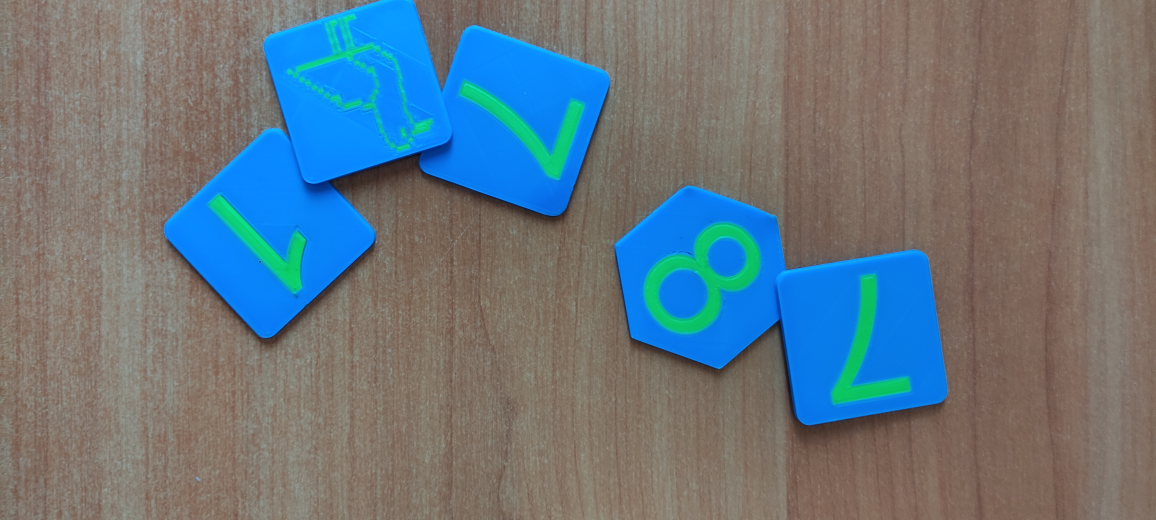
#> input picture dataset/1695128011374.jpg, 4624 x 2080 px (shown at 1/4 size); its folder holds only this picture in this run
$ python main.py   (older library calls are emulated)
#> lines starting #> are read from the running program, lines starting #| are printed output that depends on the picture; after the words box and inside, x2 and y2 are one past the last pixel; in counts of white or black regions, pixels touching at a corner belong together
import os
import glob
import threading
import sys
import numpy as np
import cv2
import matplotlib.pyplot as plt
from scipy.ndimage import binary_fill_holes

sys.setrecursionlimit(1000000)

MAX_KMEANS_ITERATIONS = 100

###

def custom_rgb_to_gray(rgb_img):
    r = rgb_img[:, :, 0].astype(np.float32)
    g = rgb_img[:, :, 1].astype(np.float32)
    b = rgb_img[:, :, 2].astype(np.float32)
    gray = 0.30 * r + 0.59 * g + 0.11 * b
    return np.clip(gray, 0, 255).astype(np.uint8)

def custom_filter(img, kernel):
    h, w = img.shape
    kh, kw = kernel.shape
    pad_h = kh // 2
    pad_w = kw // 2

    padded = np.pad(img, ((pad_h, pad_h), (pad_w, pad_w)), mode='reflect').astype(np.float32)
    output = np.zeros((h, w), dtype=np.float32)

    for i in range(kh):
        for j in range(kw):
            output += padded[i:i + h, j:j + w] * kernel[i, j]

    return np.clip(output, 0, 255).astype(np.uint8)

###

def custom_fill(img, labels, x, y, L):
    if labels[y, x] == 0 and img[y, x] == 1:
        labels[y, x] = L
        h, w = img.shape
        if x > 0:
            custom_fill(img, labels, x - 1, y, L)
        if x < w - 1:
            custom_fill(img, labels, x + 1, y, L)
        if y > 0:
            custom_fill(img, labels, x, y - 1, L)
        if y < h - 1:
            custom_fill(img, labels, x, y + 1, L)

def custom_labeling(binary_img):
    img_bin = (binary_img > 0).astype(np.uint8)
    h, w = img_bin.shape
    labels = np.zeros((h, w), dtype=np.int32)

    L = 1
    for y in range(h):
        for x in range(w):
            if labels[y, x] == 0 and img_bin[y, x] == 1:
                custom_fill(img_bin, labels, x, y, L)
                L += 1
    return labels

def custom_kmeans(data, k):
    np.random.seed(676767)
    n_samples, n_features = data.shape

    idx = np.random.choice(n_samples, k, replace=False)
    centroids = data[idx].copy()
    labels = np.zeros(n_samples, dtype=np.int32)

    distances = None
    for _ in range(MAX_KMEANS_ITERATIONS):
        distances = np.linalg.norm(data[:, np.newaxis] - centroids, axis=2)
        new_labels = np.argmin(distances, axis=1)

        if np.array_equal(labels, new_labels):
            break
        labels = new_labels

        for j in range(k):
            points = data[labels == j]
            if len(points) > 0:
                centroids[j] = np.mean(points, axis=0)
            else:
                centroids[j] = data[np.random.choice(n_samples)]

    compactness = float(np.sum(np.min(distances, axis=1) ** 2))
    return compactness, labels.reshape(-1, 1), centroids

def feature_area(mask):
    return int(np.count_nonzero(mask))

def feature_perimeter(mask):
    p = np.pad(mask, 1, constant_values=False)
    neighbor_is_bg = (
            ~p[:-2, 1:-1] |  # верх
            ~p[2:, 1:-1] |   # низ
            ~p[1:-1, :-2] |  # лево
            ~p[1:-1, 2:]     # право
    )
    return int(np.count_nonzero(mask & neighbor_is_bg))

def feature_centroid(mask):
    ys, xs = np.where(mask)
    cx = float(np.mean(xs))
    cy = float(np.mean(ys))
    return cx, cy

def cluster_features(features, k, method='custom'):
    n = len(features)
    if n < 2:
        return np.zeros(n, dtype=np.int32)

    mean = np.mean(features, axis=0)
    std = np.std(features, axis=0)
    std[std == 0] = 1.0
    normalized = (features - mean) / std

    actual_k = min(k, n)
    if actual_k < 2:
        return np.zeros(n, dtype=np.int32)

    if method == 'custom':
        _, labels, _ = custom_kmeans(normalized, actual_k)
    else:
        criteria = (cv2.TERM_CRITERIA_EPS + cv2.TERM_CRITERIA_MAX_ITER, 100, 0.2)
        _, labels, _ = cv2.kmeans(normalized, actual_k, None, criteria, 10, cv2.KMEANS_RANDOM_CENTERS)
    return labels.flatten()

def render_clusters(rgb, object_masks, labels):
    colors = [(0, 0, 255), (0, 255, 0), (255, 0, 0)]
    img = np.zeros_like(rgb)

    for i, mask in enumerate(object_masks):
        label = int(labels[i]) if i < len(labels) else 0
        img[mask] = colors[label % 3]

    return img

def custom_hsv_threshold(rgb_img):
    hsv = cv2.cvtColor(rgb_img, cv2.COLOR_RGB2HSV)
    hue = hsv[:, :, 0]
    sat = hsv[:, :, 1]
    val = hsv[:, :, 2]

    mask = (hue >= 35) & (hue <= 91) & (sat > 40) & (val > 40)  # цифры

    return mask.astype(np.uint8) * 255

def extract_features_and_cluster(cleaned):
    binary_mask = custom_hsv_threshold(cleaned)

    processed_mask = cv2.dilate(binary_mask, cv2.getStructuringElement(cv2.MORPH_ELLIPSE, (5, 5)), iterations=1)

    _, labels_cc, stats, _ = cv2.connectedComponentsWithStats(processed_mask, connectivity=8)
    min_area = (cleaned.shape[0] * cleaned.shape[1]) * 0.002
    keep = np.where(stats[:, cv2.CC_STAT_AREA] >= min_area)[0]
    keep = keep[keep != 0]
    processed_mask = np.isin(labels_cc, keep).astype(np.uint8) * 255

    labels_img = custom_labeling(processed_mask)
    unique_labels = np.unique(labels_img)

    features_list = []
    object_masks = []

    for L in unique_labels:
        if L == 0:
            continue
        obj_mask = (labels_img == L)

        obj_mask = binary_fill_holes(obj_mask)

        area = feature_area(obj_mask)
        perimeter = feature_perimeter(obj_mask)
        centroid_x, centroid_y = feature_centroid(obj_mask)
        compactness = (perimeter ** 2) / area if area > 0 else 0

        features_list.append([area, perimeter, centroid_x, centroid_y, compactness])

        object_masks.append(obj_mask)

    if len(object_masks) == 0:
        empty = np.zeros_like(cleaned)
        return binary_mask, processed_mask, empty, empty, "No objects found", []


    features = np.array(features_list, dtype=np.float32)

    labels_custom = cluster_features(features, 3, method='custom')
    labels_lib = cluster_features(features, 3, method='lib')

    clustered_custom = render_clusters(cleaned, object_masks, labels_custom)
    clustered_lib = render_clusters(cleaned, object_masks, labels_lib)

    features_str = "Object Features:\n"
    features_str += (f"{'No':<3} {'Area':<7} {'Perim':<7} {'C_x':<7} {'C_y':<7}"
                     f"{'Comp':<7} {'C_cust':<7} {'C_lib':<7}\n")
    features_str += "-" * 57 + "\n"

    for i in range(len(object_masks)):
        f = features[i]
        lc = int(labels_custom[i]) if i < len(labels_custom) else 0
        ll = int(labels_lib[i]) if i < len(labels_lib) else 0
        features_str += (f"{i + 1:<3} {f[0]:<7.0f} {f[1]:<7.0f} {f[2]:<7.1f} {f[3]:<7.1f}"
                         f"{f[4]:<7.2f} {lc:<7} {ll:<7}\n")

    return binary_mask, processed_mask, clustered_custom, clustered_lib, features_str, object_masks

###

def rotate_bound(img, angle, interp=cv2.INTER_LINEAR):
    h, w = img.shape[:2]
    center = (w / 2.0, h / 2.0)
    M = cv2.getRotationMatrix2D(center, angle, 1.0)
    cos, sin = abs(M[0, 0]), abs(M[0, 1])
    nw, nh = int(h * sin + w * cos) + 1, int(h * cos + w * sin) + 1
    M[0, 2] += nw / 2.0 - center[0]
    M[1, 2] += nh / 2.0 - center[1]
    return cv2.warpAffine(img, M, (nw, nh), flags=interp, borderValue=0)


def principal_axis_angle(mask):
    ys, xs = np.nonzero(mask)
    pts = np.column_stack([xs, ys]).astype(np.float64)
    pts -= pts.mean(axis=0)
    eigvals, eigvecs = np.linalg.eigh(np.cov(pts.T))
    vx, vy = eigvecs[:, np.argmax(eigvals)]
    return float(np.degrees(np.arctan2(vy, vx)))


def align_object(rgb, mask, tight_mask, pad=4):
    ys, xs = np.nonzero(tight_mask)
    if len(ys) == 0:
        return np.zeros((10, 10, 3), dtype=np.uint8)

    y0, y1 = max(ys.min() - pad, 0), ys.max() + pad + 1
    x0, x1 = max(xs.min() - pad, 0), xs.max() + pad + 1

    m = mask[y0:y1, x0:x1].astype(np.uint8) * 255
    t = tight_mask[y0:y1, x0:x1].astype(np.uint8) * 255
    color = rgb[y0:y1, x0:x1].copy()

    angle = principal_axis_angle(mask) - 90.0

    t_rot = rotate_bound(t, angle) > 127
    c_rot = rotate_bound(color, angle)

    c_rot[~t_rot] = 0

    ys2, xs2 = np.nonzero(t_rot)
    if len(ys2) == 0:
        return np.zeros((10, 10, 3), dtype=np.uint8)
    c_rot = c_rot[ys2.min():ys2.max() + 1, xs2.min():xs2.max() + 1]

    if c_rot.shape[1] > c_rot.shape[0]:
        c_rot = cv2.rotate(c_rot, cv2.ROTATE_90_COUNTERCLOCKWISE)

    return c_rot


def make_montage(images, gap=15):
    if not images:
        return np.zeros((10, 10, 3), np.uint8)

    max_h = max(im.shape[0] for im in images)

    tiles = []
    for im in images:
        h, w = im.shape[:2]

        pad_top = (max_h - h) // 2
        pad_bottom = max_h - h - pad_top

        padded = np.pad(im, ((pad_top, pad_bottom), (0, 0), (0, 0)), mode='constant', constant_values=0)
        tiles.append(padded)

        tiles.append(np.zeros((max_h, gap, 3), np.uint8))

    return np.hstack(tiles[:-1])


def rotate_figures(cleaned, object_masks, binary_mask, gap=15):
    aligned_images = []
    for mask in object_masks:
        tight_mask = mask & (binary_mask > 0)
        if np.count_nonzero(tight_mask) == 0:
            tight_mask = mask

        aligned = align_object(cleaned, mask, tight_mask)
        if aligned.size > 0 and np.count_nonzero(aligned) > 0:
            aligned_images.append(aligned)

    return make_montage(aligned_images, gap=gap)

###

def process_pipeline(img_path):
    bgr = cv2.imread(img_path)
    if bgr is None:
        raise FileNotFoundError(f"Could not load image at path: {img_path}")

    if bgr.shape[0] > bgr.shape[1]:
        bgr = cv2.rotate(bgr, cv2.ROTATE_90_CLOCKWISE)

    max_dim = 1400
    h, w = bgr.shape[:2]
    if max(h, w) > max_dim:
        scale = max_dim / float(max(h, w))
        bgr = cv2.resize(bgr, (int(w * scale), int(h * scale)), interpolation=cv2.INTER_AREA)

    rgb = cv2.cvtColor(bgr, cv2.COLOR_BGR2RGB)

    gaussian_kernel_3x3 = np.array([
        [1, 2, 1],
        [2, 4, 2],
        [1, 2, 1]
    ], dtype=np.float32) / 16.0

    gray_custom = custom_rgb_to_gray(rgb)
    blurred_custom = custom_filter(gray_custom, gaussian_kernel_3x3)

    gray_lib = cv2.cvtColor(rgb, cv2.COLOR_RGB2GRAY)
    blurred_lib = cv2.filter2D(gray_lib, -1, gaussian_kernel_3x3, borderType=cv2.BORDER_REFLECT)

    gray_mae = float(np.mean(np.abs(gray_custom.astype(np.float32) - gray_lib.astype(np.float32))))
    blur_mae = float(np.mean(np.abs(blurred_custom.astype(np.float32) - blurred_lib.astype(np.float32))))

    diff_map = np.abs(gray_custom.astype(np.float32) - blurred_custom.astype(np.float32))
    diff_denoised = np.maximum(diff_map - 2.0, 0.0)
    diff_normalized = np.clip((diff_denoised / 8.0) * 255.0, 0, 255).astype(np.uint8)

    grad_x = cv2.Sobel(blurred_custom, cv2.CV_32F, 1, 0, ksize=3)
    grad_y = cv2.Sobel(blurred_custom, cv2.CV_32F, 0, 1, ksize=3)
    edges = cv2.magnitude(grad_x, grad_y)
    edges = np.clip(edges, 0, 255).astype(np.uint8)

    hsv = cv2.cvtColor(bgr, cv2.COLOR_BGR2HSV)
    hue = hsv[:, :, 0]
    sat = hsv[:, :, 1]
    val = hsv[:, :, 2]

    foreground_seed = (hue >= 35) & (hue <= 135) & (sat > 45) & (val > 40)
    raw_mask = foreground_seed.astype(np.uint8) * 255

    close_kernel = cv2.getStructuringElement(cv2.MORPH_RECT, (5, 5))
    closed = cv2.morphologyEx(raw_mask, cv2.MORPH_CLOSE, close_kernel)

    open_kernel = cv2.getStructuringElement(cv2.MORPH_ELLIPSE, (5, 5))
    opened = cv2.morphologyEx(closed, cv2.MORPH_OPEN, open_kernel)

    contours, _ = cv2.findContours(opened, cv2.RETR_EXTERNAL, cv2.CHAIN_APPROX_SIMPLE)
    final_mask = np.zeros_like(opened)
    min_area = (rgb.shape[0] * rgb.shape[1]) * 0.004

    for cnt in contours:
        if cv2.contourArea(cnt) > min_area:
            cv2.drawContours(final_mask, [cnt], -1, 255, thickness=cv2.FILLED)

    cleaned = cv2.bitwise_and(rgb, rgb, mask=final_mask)

    binary_mask, processed_mask, clustered_custom, clustered_lib, features_str, object_masks = extract_features_and_cluster(cleaned)

    aligned_montage = rotate_figures(cleaned, object_masks, binary_mask)

    return {
        "rgb": rgb,
        "gray": gray_custom,
        "blurred": blurred_custom,
        "diff_map": diff_normalized,
        "edges": edges,
        "cleaned": cleaned,
        "gray_mae": gray_mae,
        "blur_mae": blur_mae,
        "binary_mask": binary_mask,
        "processed_mask": processed_mask,
        "clustered_custom": clustered_custom,
        "clustered_lib": clustered_lib,
        "features_str": features_str,
        "aligned_montage": aligned_montage,
    }

###

class DatasetViewer:
    def __init__(self, image_paths):
        self.image_paths = sorted(image_paths)
        self.current_idx = 0
        self.cache = {}
        self.stop_worker = False

        # 2x4 = 8 слотов
        self.fig, self.axes = plt.subplots(2, 4, figsize=(20, 12))
        self.fig.canvas.mpl_connect('key_press_event', self.on_key)

        first_path = self.image_paths[0]
        self.cache[first_path] = process_pipeline(first_path)
#> in process_pipeline, bgr is the input picture: shape (2080, 4624, 3); mean B, G, R 126.6, 118.5, 104.3
#> in custom_rgb_to_gray, `gray = 0.30 * r + 0.59 * g + 0.11 * b`:
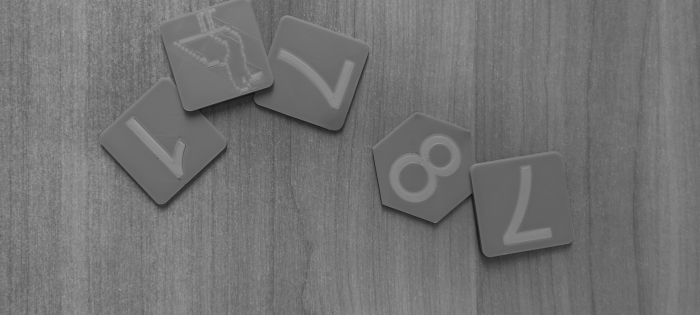
#> gray: shape (629, 1400) float32 (shown at 1/2 size); min 11.6, max 177.5, mean 115.1
#> in process_pipeline, `gray_mae = float(np.mean(np.abs(gray_custom.astype(np.float32) - gray_..`: gray_mae = 0.518
#> in process_pipeline, `blur_mae = float(np.mean(np.abs(blurred_custom.astype(np.float32) - bl..`: blur_mae = 0.986
#> in process_pipeline, `foreground_seed = (hue >= 35) & (hue <= 135) & (sat > 45) & (val > 40)`:
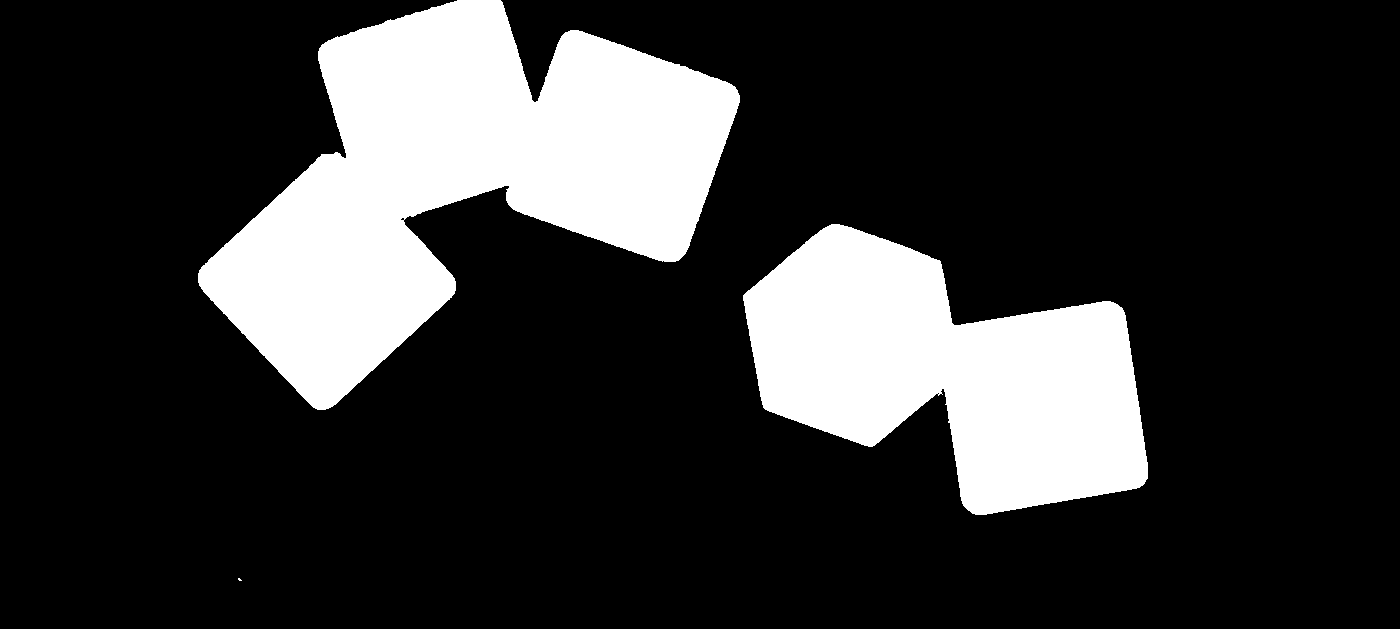
#> foreground_seed: shape (629, 1400) bool; 20.2% white; 3 white regions (1 under 20 px), largest, box (x1, y1, x2, y2) and area: (198, 0, 740, 410) 107622, (743, 224, 1148, 515) 70026
#> in process_pipeline, `contours, _ = cv2.findContours(opened, cv2.RETR_EXTERNAL, cv2.CHAIN_AP..`: contours = 2 contours; box (x1, y1, x2, y2) and area: (198, 0, 740, 410) 106870, (743, 224, 1148, 515) 69450
#> the loop in process_pipeline, `for cnt in contours:` made 2 passes
#> in extract_features_and_cluster, `_, labels_cc, stats, _ = cv2.connectedComponentsWithStats(processed_ma..`:
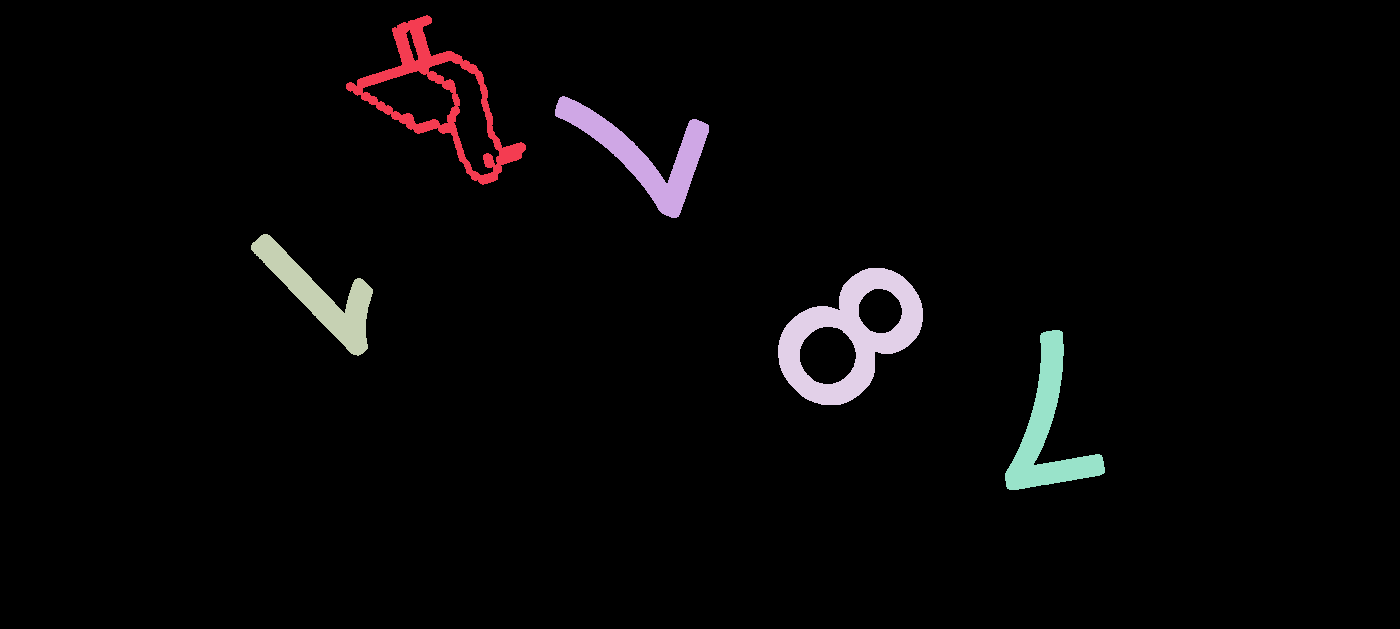
#> labels_cc: shape (629, 1400) int32; 6 distinct labels, from 0 to 5; one colour per label, 0 black
#> in extract_features_and_cluster, `_, labels_cc, stats, _ = cv2.connectedComponentsWithStats(processed_ma..`: stats = [[0, 0, 1400, 629, 851102], [346, 15, 180, 170, 5749], [555, 96, 154, 122, 5338], [251, 234, 122, 122, 4525], [778, 268, 145, 137, 8614], [1005, 330, 100, 160, 5272]]
#> in extract_features_and_cluster, `keep = np.where(stats[:, cv2.CC_STAT_AREA] >= min_area)[0]`: keep = [0, 1, 2, 3, 4, 5]
#> in extract_features_and_cluster, `keep = keep[keep != 0]`: keep = [1, 2, 3, 4, 5]
#> after the loop in custom_labeling, `for y in range(h):`: L = 6
#> in extract_features_and_cluster, `unique_labels = np.unique(labels_img)`: unique_labels = [0, 1, 2, 3, 4, 5]
#> the loop in extract_features_and_cluster, `for L in unique_labels:` made 6 passes
#> (area, perimeter, cx in feature_centroid, cy in feature_centroid, centroid_x, centroid_y, compactness) on passes 2 to 6: (11641, 583, 439.6, 100.6, 439.6, 100.6, 29.2), (5338, 441, 642.5, 154.1, 642.5, 154.1, 36.43), (4525, 336, 320.1, 295.8, 320.1, 295.8, 24.95), (12558, 410, 849.2, 336.3, 849.2, 336.3, 13.39), (5272, 490, 1047.4, 428.5, 1047.4, 428.5, 45.54)
#> pass 2, in extract_features_and_cluster, `obj_mask = (labels_img == L)`:
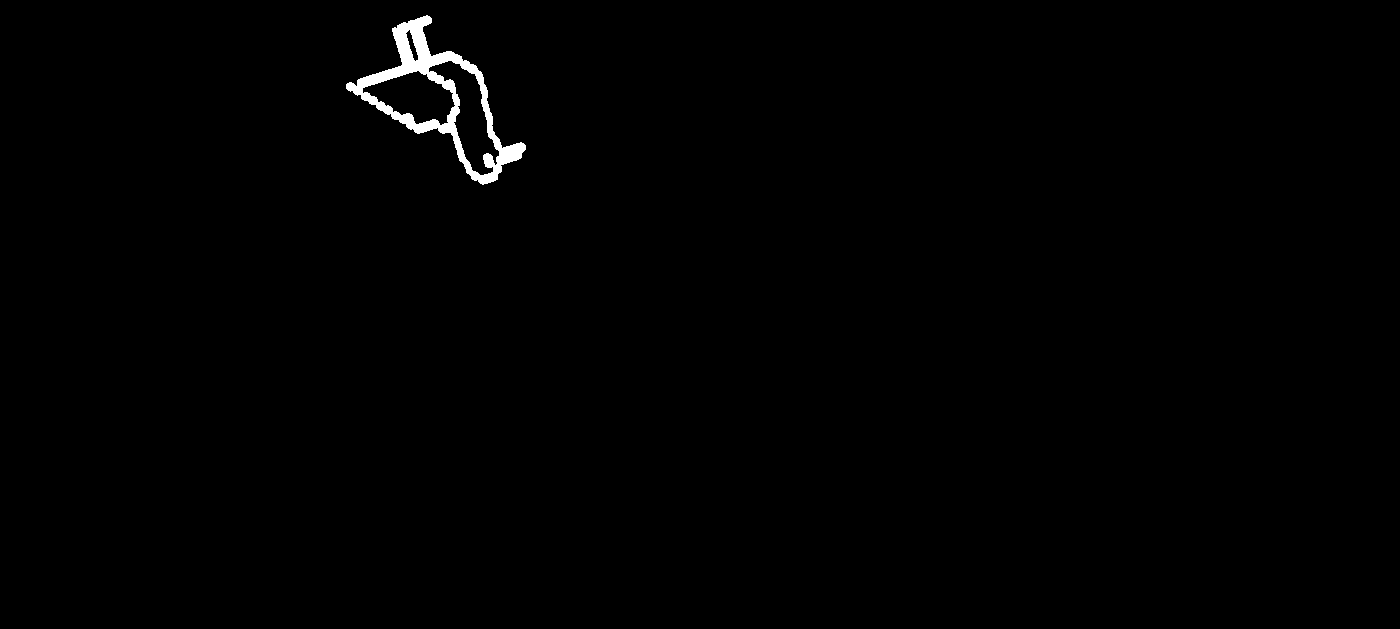
#> obj_mask: shape (629, 1400) bool; 0.65% white; 1 white region, box (x1, y1, x2, y2) and area: (346, 15, 526, 185) 5749
#> after the loop in extract_features_and_cluster, `for L in unique_labels:`: features_list = [[11641, 583, 439.6, 100.6, 29.2], [5338, 441, 642.5, 154.1, 36.43], [4525, 336, 320.1, 295.8, 24.95], [12558, 410, 849.2, 336.3, 13.39], [5272, 490, 1047.4, 428.5, 45.54]]; object_masks = 5 items
#> (the rest of the program and of its run is left out)
